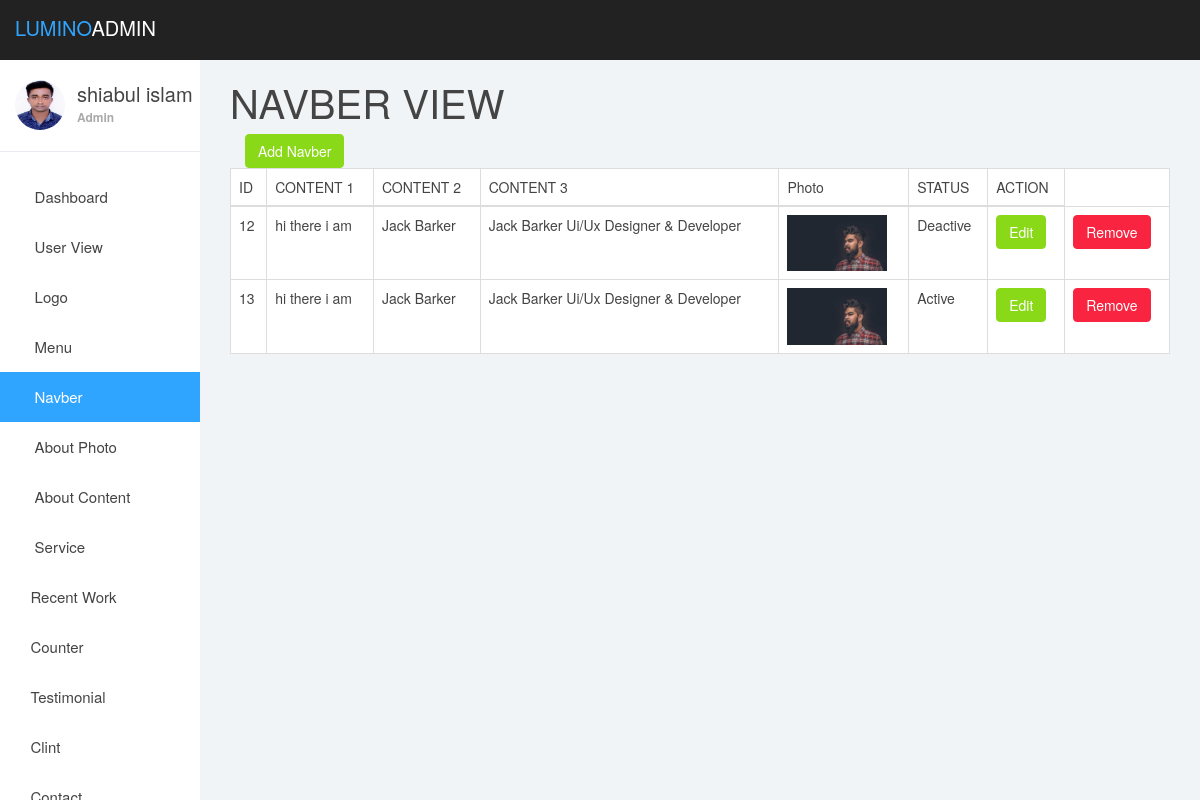
The page /zuman/navber_view.php (signed in) on the database its author committed.
### tables this page shows
CREATE TABLE `navber` (
  `id` int(11) NOT NULL,
  `content1` varchar(100) NOT NULL,
  `content2` varchar(300) NOT NULL,
  `content3` varchar(300) NOT NULL,
  `photo` varchar(100) DEFAULT 'default.jpg',
  `status` varchar(30) NOT NULL
);

### zuman/navber_view.php (the view)
<?php
require_once'dashboard/header.php';
?>
<?php
require 'db.php';
$select_query= "SELECT * FROM navber ";
 $return_db= mysqli_query($db_connection,$select_query);
?>
<div class="col-lg-12">
	<h1>NAVBER VIEW</h1>
	<div class="col-lg-12">
		<a href="navber_add.php"><button class="btn btn-success">Add Navber</button></a>
	</div>
	<table class="table table-bordered">
		<thead>
			<td>ID</td>
			<td>CONTENT 1</td>
			<td>CONTENT 2</td>
			<td>CONTENT 3</td>
			<td>Photo</td>
			<td>STATUS</td>
			<td>ACTION</td>
		</thead>
		<?php
		foreach ($return_db as  $value) {
		?>
		<tr>
			<td><?php echo $value['id']; ?></td>
			<td><?php echo $value['content1']; ?></td>
			<td><?php echo $value['content2']; ?></td>
			<td><?php echo $value['content3']; ?></td>
			<td><img src="uploads/navber/<?php echo $value['photo']; ?>" width="100"></td>
			<td><?php if ($value['status']==1) {
				echo "Active";
			}
			else{
				echo "Deactive";
			} ?></td>
			<td><a href="navber_edit.php?id=<?php echo $value['id'];?>"><button class="btn btn-success">Edit</button></a></td>
			<td><a href="navber_remove.php?id=<?php echo $value['id']; ?>"><button class="btn btn-danger">Remove</button></a></td>
		</tr>
	<?php } ?>
	</table>
</div>
<?php
require_once'dashboard/footer.php';
?>

### zuman/dashboardasset/css/styles.css (style rules this page uses)
body { background: #f1f4f7; padding-top: 60px; font-size: 14px; color: #444444; font-family: "Montserrat", "Helvetica Neue", Helvetica, Arial, sans-serif; }
a, a:hover, a:focus { color: #30a5ff; }
h1, h2, h3, h4, h5, h6 { color: #444444; }
h1 { font-weight: 300; font-size: 40px; }
.btn-success, .btn-success:hover, .btn-success:focus, .btn-success:active, .btn-success.active, .open > .dropdown-toggle.btn-success, .btn-success.disabled, .btn-success[disabled], fieldset[disabled] .btn-success, .btn-success.disabled:hover, .btn-success[disabled]:hover, fieldset[disabled] .btn-success:hover, .btn-success.disabled:focus, .btn-success[disabled]:focus, fieldset[disabled] .btn-success:focus, .btn-success.disabled:active, .btn-success[disabled]:active, fieldset[disabled] .btn-success:active, .btn-success.disabled.active, .btn-success[disabled].active, fieldset[disabled] .btn-success.active { background-color: #8ad919; border-color: #8ad919; }
.btn-danger, .btn-danger:hover, .btn-danger:focus, .btn-danger:active, .btn-danger.active, .open > .dropdown-toggle.btn-danger, .btn-danger.disabled, .btn-danger[disabled], fieldset[disabled] .btn-danger, .btn-danger.disabled:hover, .btn-danger[disabled]:hover, fieldset[disabled] .btn-danger:hover, .btn-danger.disabled:focus, .btn-danger[disabled]:focus, fieldset[disabled] .btn-danger:focus, .btn-danger.disabled:active, .btn-danger[disabled]:active, fieldset[disabled] .btn-danger:active, .btn-danger.disabled.active, .btn-danger[disabled].active, fieldset[disabled] .btn-danger.active { background-color: #f9243f; border-color: #f9243f; }
.table { background: #fff; }

### rows shown on the page
navber: id "12", content1 "hi there i am", content2 "Jack Barker", content3 "Jack Barker Ui/Ux Designer & Developer", photo (picture), status "Deactive"
navber: id "13", content1 "hi there i am", content2 "Jack Barker", content3 "Jack Barker Ui/Ux Designer & Developer", photo (picture), status "Active"

### other values the page prints
$_SESSION['name'] "shiabul islam"
